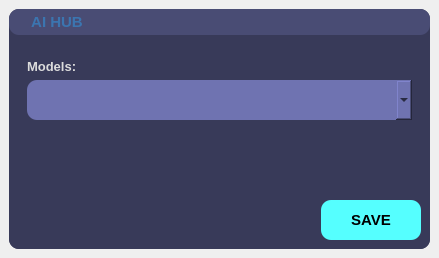
<?xml version="1.0" encoding="UTF-8"?>
<ui version="4.0">
 <class>MainWindow</class>
 <widget class="QMainWindow" name="MainWindow">
  <property name="geometry">
   <rect>
    <x>0</x>
    <y>0</y>
    <width>439</width>
    <height>258</height>
   </rect>
  </property>
  <property name="windowTitle">
   <string>MainWindow</string>
  </property>
  <widget class="QWidget" name="centralwidget">
   <layout class="QGridLayout" name="gridLayout">
    <item row="0" column="0">
     <widget class="QFrame" name="frame">
      <property name="styleSheet">
       <string notr="true">QFrame{
	background-color: rgb(56, 58, 89);
	color: rgb(220, 220, 220);
	border-radius: 10px;
}</string>
      </property>
      <property name="frameShape">
       <enum>QFrame::StyledPanel</enum>
      </property>
      <property name="frameShadow">
       <enum>QFrame::Raised</enum>
      </property>
      <layout class="QGridLayout" name="gridLayout_2">
       <property name="leftMargin">
        <number>0</number>
       </property>
       <property name="topMargin">
        <number>0</number>
       </property>
       <property name="rightMargin">
        <number>0</number>
       </property>
       <property name="bottomMargin">
        <number>0</number>
       </property>
       <property name="horizontalSpacing">
        <number>0</number>
       </property>
       <item row="0" column="0">
        <widget class="QFrame" name="frame_3">
         <property name="maximumSize">
          <size>
           <width>16777215</width>
           <height>40</height>
          </size>
         </property>
         <property name="styleSheet">
          <string notr="true">background-color: rgb(73, 76, 116);</string>
         </property>
         <property name="frameShape">
          <enum>QFrame::StyledPanel</enum>
         </property>
         <property name="frameShadow">
          <enum>QFrame::Raised</enum>
         </property>
         <layout class="QGridLayout" name="gridLayout_4">
          <property name="leftMargin">
           <number>9</number>
          </property>
          <property name="topMargin">
           <number>3</number>
          </property>
          <property name="rightMargin">
           <number>9</number>
          </property>
          <property name="bottomMargin">
           <number>3</number>
          </property>
          <item row="0" column="1">
           <widget class="QLabel" name="label_title">
            <property name="font">
             <font>
              <pointsize>11</pointsize>
              <bold>true</bold>
             </font>
            </property>
            <property name="styleSheet">
             <string notr="true">color: rgb(59, 117, 176)</string>
            </property>
            <property name="text">
             <string>AI HUB</string>
            </property>
            <property name="alignment">
             <set>Qt::AlignCenter</set>
            </property>
           </widget>
          </item>
          <item row="0" column="2">
           <spacer name="horizontalSpacer">
            <property name="orientation">
             <enum>Qt::Horizontal</enum>
            </property>
            <property name="sizeHint" stdset="0">
             <size>
              <width>738</width>
              <height>20</height>
             </size>
            </property>
           </spacer>
          </item>
          <item row="0" column="0">
           <widget class="QLabel" name="label">
            <property name="maximumSize">
             <size>
              <width>30</width>
              <height>30</height>
             </size>
            </property>
            <property name="text">
             <string/>
            </property>
            <property name="pixmap">
             <pixmap resource="res/res.qrc">:/1/image/[removal.ai]_a84c2b95-b237-4c04-add0-3ab8754597be-aihub_PDDORY.png</pixmap>
            </property>
            <property name="scaledContents">
             <bool>true</bool>
            </property>
           </widget>
          </item>
         </layout>
        </widget>
       </item>
       <item row="1" column="0">
        <widget class="QFrame" name="frame_2">
         <property name="frameShape">
          <enum>QFrame::StyledPanel</enum>
         </property>
         <property name="frameShadow">
          <enum>QFrame::Raised</enum>
         </property>
         <layout class="QGridLayout" name="gridLayout_3">
          <property name="leftMargin">
           <number>9</number>
          </property>
          <property name="topMargin">
           <number>9</number>
          </property>
          <property name="rightMargin">
           <number>9</number>
          </property>
          <property name="bottomMargin">
           <number>9</number>
          </property>
          <item row="1" column="1">
           <widget class="QPushButton" name="pushButton">
            <property name="minimumSize">
             <size>
              <width>0</width>
              <height>40</height>
             </size>
            </property>
            <property name="maximumSize">
             <size>
              <width>100</width>
              <height>16777215</height>
             </size>
            </property>
            <property name="font">
             <font>
              <pointsize>11</pointsize>
              <bold>true</bold>
             </font>
            </property>
            <property name="cursor">
             <cursorShape>PointingHandCursor</cursorShape>
            </property>
            <property name="styleSheet">
             <string notr="true">border-radius: 10px;
background-color: rgb(85, 255, 255);</string>
            </property>
            <property name="text">
             <string>SAVE</string>
            </property>
           </widget>
          </item>
          <item row="0" column="0" colspan="2">
           <widget class="QFrame" name="frame_4">
            <property name="styleSheet">
             <string notr="true">border-radius: 10px</string>
            </property>
            <property name="frameShape">
             <enum>QFrame::StyledPanel</enum>
            </property>
            <property name="frameShadow">
             <enum>QFrame::Raised</enum>
            </property>
            <layout class="QGridLayout" name="gridLayout_5">
             <property name="leftMargin">
              <number>9</number>
             </property>
             <property name="topMargin">
              <number>9</number>
             </property>
             <property name="rightMargin">
              <number>9</number>
             </property>
             <property name="bottomMargin">
              <number>9</number>
             </property>
             <item row="0" column="0">
              <widget class="QLabel" name="label_2">
               <property name="maximumSize">
                <size>
                 <width>16777215</width>
                 <height>30</height>
                </size>
               </property>
               <property name="font">
                <font>
                 <pointsize>10</pointsize>
                 <bold>true</bold>
                </font>
               </property>
               <property name="text">
                <string>Models:</string>
               </property>
              </widget>
             </item>
             <item row="1" column="0">
              <widget class="QComboBox" name="comboBox">
               <property name="minimumSize">
                <size>
                 <width>0</width>
                 <height>40</height>
                </size>
               </property>
               <property name="styleSheet">
                <string notr="true">background-color: rgb(111, 115, 177);</string>
               </property>
              </widget>
             </item>
             <item row="2" column="0">
              <spacer name="verticalSpacer">
               <property name="orientation">
                <enum>Qt::Vertical</enum>
               </property>
               <property name="sizeHint" stdset="0">
                <size>
                 <width>20</width>
                 <height>40</height>
                </size>
               </property>
              </spacer>
             </item>
            </layout>
           </widget>
          </item>
         </layout>
        </widget>
       </item>
      </layout>
     </widget>
    </item>
   </layout>
  </widget>
 </widget>
 <resources>
  <include location="res/res.qrc"/>
  <include location="res/res.qrc"/>
 </resources>
 <connections>
  <connection>
   <sender>pushButton</sender>
   <signal>clicked()</signal>
   <receiver>MainWindow</receiver>
   <slot>close()</slot>
   <hints>
    <hint type="sourcelabel">
     <x>351</x>
     <y>219</y>
    </hint>
    <hint type="destinationlabel">
     <x>343</x>
     <y>-55</y>
    </hint>
   </hints>
  </connection>
 </connections>
</ui>
